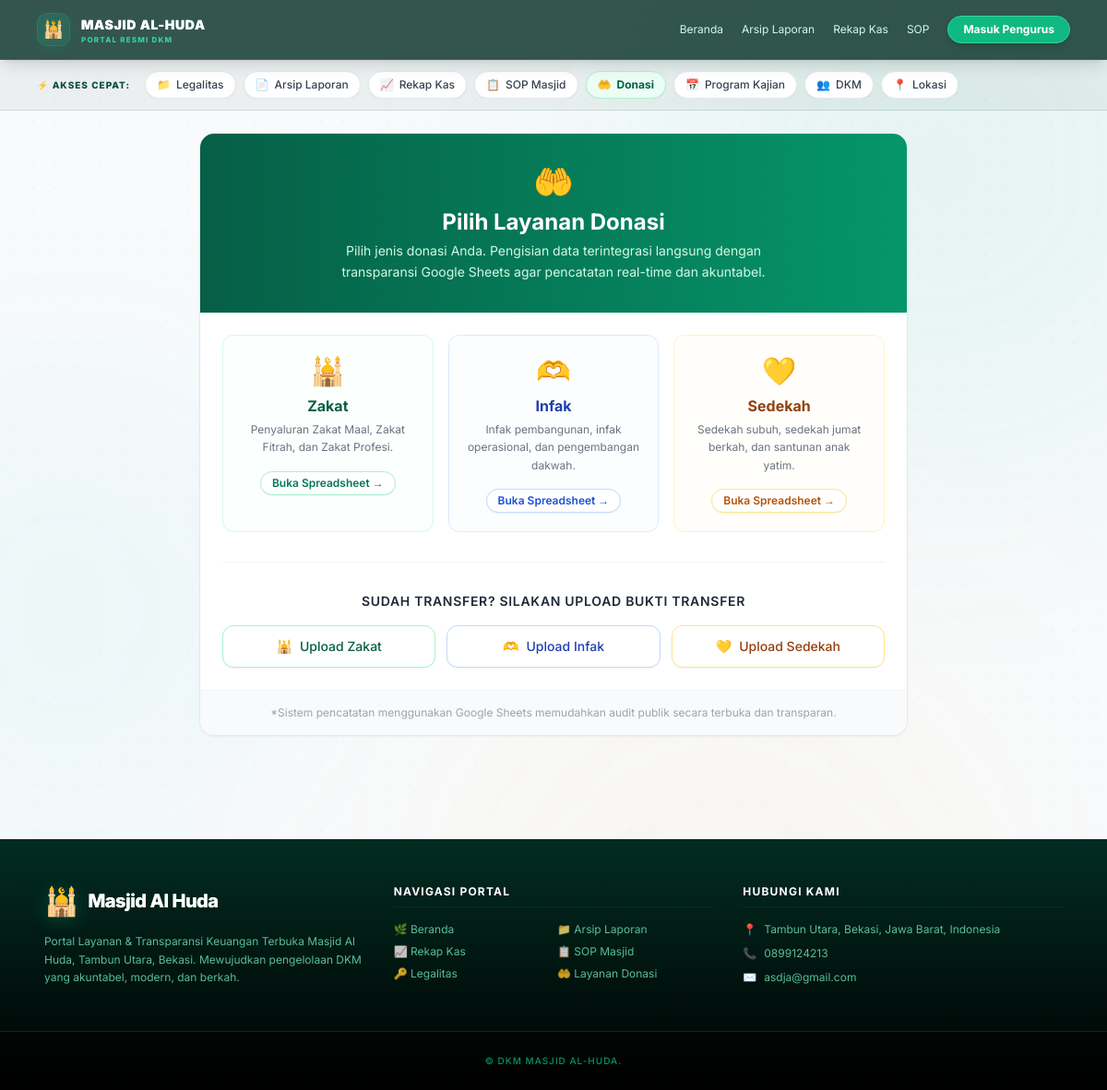
/donasi/, run on the app's committed database.
### core/models.py (models this page shows, shortened)
class Mosque(models.Model):
    name = models.CharField('Nama Masjid', max_length=120)
    address = models.TextField('Alamat', blank=True)
    city = models.CharField('Kota/Kab', max_length=80, blank=True)
    province = models.CharField('Provinsi', max_length=80, blank=True)
    established_date = models.DateField('Tanggal Berdiri', null=True, blank=True)
    land_status = models.CharField('Status Tanah', max_length=120, blank=True)
    deed_number = models.CharField('No. Akta/Surat Wakaf', max_length=120, blank=True)
    npwp = models.CharField('NPWP', max_length=32, blank=True)
    bank_name = models.CharField('Bank Utama', max_length=80, blank=True)
    bank_account = models.CharField('No. Rekening', max_length=80, blank=True)
    website = models.URLField('Website', blank=True)
    logo_url = models.URLField('URL Logo', blank=True)
    about = models.TextField('Tentang Masjid', blank=True)
    contact_phone = models.CharField('Nomor Kontak (WA/Telp)', max_length=50, blank=True)
    email = models.EmailField('Email Resmi', blank=True, null=True)

### core/views.py (the view)
# urls.py: path('donasi/', views.donation_page, name='donation_page'),
def donation_page(request):
    mosque = Mosque.objects.first()
    zakat_url   = "https://docs.google.com/spreadsheets/d/1sWExzhxIwx3Yv4aowGmoQgKQEtO1Va-qAx5w2d_bOCI/edit?gid=0#gid=0"
    infaq_url   = "https://docs.google.com/spreadsheets/d/1Jr7eMjkGvjz2_pMermi2dTpf0i5yPdQIRTfNkyJZ6Rg/edit?gid=0#gid=0"
    sedekah_url = "https://docs.google.com/spreadsheets/d/1GTRhI_qnL-7WYb1BjOCf7_w-xyNAsDar1sVmqGan57Q/edit?gid=0#gid=0"
    return render(request, "public/donasi.html", {
        'mosque': mosque,
        'zakat_url': zakat_url,
        'infaq_url': infaq_url,
        'sedekah_url': sedekah_url,
    })

### core/templates/public/donasi.html (shortened to what this page needs)
{% extends 'base.html' %}
{% block content %}
<div class="max-w-3xl mx-auto">
  <div class="bg-white rounded-2xl border border-gray-200 shadow-sm overflow-hidden mb-6">
    <div class="bg-gradient-to-r from-emerald-800 to-emerald-600 px-6 py-8 text-center text-white">
      <div class="text-4xl mb-2">🤲</div>
      <h1 class="text-2xl font-bold">Pilih Layanan Donasi</h1>
      <p class="text-emerald-100 text-sm mt-1 max-w-lg mx-auto leading-relaxed">
        Pilih jenis donasi Anda. Pengisian data terintegrasi langsung dengan transparansi Google Sheets agar pencatatan real-time dan akuntabel.
      </p>
    </div>
    <div class="p-6">
      <div class="grid md:grid-cols-3 gap-4">
        <a href="{{ zakat_url }}" target="_blank"
           class="link-card border border-emerald-100 rounded-xl p-5 text-center bg-emerald-50/20 hover:bg-emerald-50 transition block">
          <div class="text-3xl mb-2">🕌</div>
          <h2 class="font-bold text-emerald-800 text-base">Zakat</h2>
          <p class="text-xs text-gray-500 mt-1 leading-relaxed">Penyaluran Zakat Maal, Zakat Fitrah, dan Zakat Profesi.</p>
          <span class="inline-block mt-4 text-xs font-semibold text-emerald-700 bg-white border border-emerald-200 px-3 py-1 rounded-full shadow-sm">
            Buka Spreadsheet →
          </span>
        </a>
        <a href="{{ infaq_url }}" target="_blank"
           class="link-card border border-blue-100 rounded-xl p-5 text-center bg-blue-50/20 hover:bg-blue-50 transition block">
          <div class="text-3xl mb-2">🫶</div>
          <h2 class="font-bold text-blue-800 text-base">Infak</h2>
          <p class="text-xs text-gray-500 mt-1 leading-relaxed">Infak pembangunan, infak operasional, dan pengembangan dakwah.</p>
          <span class="inline-block mt-4 text-xs font-semibold text-blue-700 bg-white border border-blue-200 px-3 py-1 rounded-full shadow-sm">
            Buka Spreadsheet →
          </span>
        </a>
        <a href="{{ sedekah_url }}" target="_blank"
           class="link-card border border-amber-100 rounded-xl p-5 text-center bg-amber-50/20 hover:bg-amber-50 transition block">
          <div class="text-3xl mb-2">💛</div>
          <h2 class="font-bold text-amber-800 text-base">Sedekah</h2>
          <p class="text-xs text-gray-500 mt-1 leading-relaxed">Sedekah subuh, sedekah jumat berkah, dan santunan anak yatim.</p>
          <span class="inline-block mt-4 text-xs font-semibold text-amber-700 bg-white border border-amber-200 px-3 py-1 rounded-full shadow-sm">
            Buka Spreadsheet →
          </span>
        </a>
      </div>
      <hr class="my-8 border-gray-100">
      <div>
        <h3 class="text-sm font-semibold text-gray-800 uppercase tracking-wider mb-4 text-center">
          Sudah transfer? Silakan Upload Bukti Transfer
        </h3>
        <div class="grid sm:grid-cols-3 gap-3">
          <a href="{% url 'donation_proof_upload' 'zakat' %}"
             class="flex items-center justify-center gap-2 px-4 py-3 border border-emerald-200 rounded-xl hover:bg-emerald-50 text-sm font-medium text-emerald-800 bg-white transition shadow-sm">
            <span>🕌</span> Upload Zakat
          </a>
          <a href="{% url 'donation_proof_upload' 'infaq' %}"
             class="flex items-center justify-center gap-2 px-4 py-3 border border-blue-200 rounded-xl hover:bg-blue-50 text-sm font-medium text-blue-800 bg-white transition shadow-sm">
            <span>🫶</span> Upload Infak
          </a>
          <a href="{% url 'donation_proof_upload' 'sedekah' %}"
             class="flex items-center justify-center gap-2 px-4 py-3 border border-amber-200 rounded-xl hover:bg-amber-50 text-sm font-medium text-amber-800 bg-white transition shadow-sm">
            <span>💛</span> Upload Sedekah
          </a>
        </div>
      </div>
    </div>
    <div class="bg-gray-50 px-6 py-4 border-t border-gray-100 text-center text-xs text-gray-400">
      *Sistem pencatatan menggunakan Google Sheets memudahkan audit publik secara terbuka dan transparan.
    </div>
  </div>
</div>
{% endblock %}

### core/templates/base.html (shortened to what this page needs)
<!doctype html>
<html lang="id">
<head>
  <script src="https://cdn.tailwindcss.com"></script>
</head>
<body class="bg-slate-50 text-gray-800 min-h-screen relative overflow-x-hidden">
  <div class="fixed inset-0 pointer-events-none -z-50 overflow-hidden select-none">
    <div class="absolute top-[35%] -left-[15%] w-[500px] h-[500px] rounded-full bg-teal-500/5 blur-[120px] animate-pulse" style="animation-duration: 12s;"></div>
    <div class="absolute -bottom-[10%] right-[10%] w-[600px] h-[600px] rounded-full bg-amber-500/5 blur-[150px] animate-pulse" style="animation-duration: 10s;"></div>
  </div>
  <header class="bg-emerald-950/80 backdrop-blur-md border-b border-emerald-500/20 text-white shadow-lg sticky top-0 z-50">
    <div class="max-w-6xl mx-auto px-4 py-3.5 flex items-center justify-between gap-4">
      <a href="{% url 'home' %}" class="group flex items-center gap-3 shrink-0 text-white transition duration-200">
        <div class="w-9 h-9 rounded-xl bg-gradient-to-br from-emerald-400/10 to-teal-500/10 border border-emerald-400/20 flex items-center justify-center shadow-[0_4px_15px_rgba(16,185,129,0.1)] relative overflow-hidden group-hover:border-emerald-400/40 group-hover:shadow-[0_4px_20px_rgba(16,185,129,0.2)] transition duration-300">
          <div class="absolute inset-0 bg-emerald-500/10 blur-sm pointer-events-none"></div>
          <span class="text-lg relative z-10 select-none transform group-hover:scale-110 transition duration-300">🕌</span>
        </div>
        <div class="flex flex-col leading-none">
          <span class="text-sm font-black tracking-wider text-white uppercase bg-gradient-to-r from-white via-emerald-100 to-emerald-300 bg-clip-text text-transparent group-hover:from-white group-hover:to-emerald-200 transition duration-300">{{ mosque.name|default:"Masjid Al Huda" }}</span>
          <span class="text-[8px] font-extrabold tracking-[0.15em] text-emerald-400 uppercase mt-0.5">Portal Resmi DKM</span>
        </div>
      </a>
      <nav class="ml-auto text-xs hidden md:flex items-center gap-5">
        <a class="hover:text-emerald-300 py-1 transition duration-200 {% if request.path == '/' %}text-emerald-400 font-bold border-b-2 border-emerald-400{% else %}text-emerald-100{% endif %}"
           href="{% url 'home' %}">Beranda</a>
        <a class="hover:text-emerald-300 py-1 transition duration-200 {% if '/arsip/' in request.path %}text-emerald-400 font-bold border-b-2 border-emerald-400{% else %}text-emerald-100{% endif %}"
           href="{% url 'report_archive' %}">Arsip Laporan</a>
        <a class="hover:text-emerald-300 py-1 transition duration-200 {% if '/rekap-kas' in request.path %}text-emerald-400 font-bold border-b-2 border-emerald-400{% else %}text-emerald-100{% endif %}"
           href="{% url 'cashflow_public' %}">Rekap Kas</a>
        <a class="hover:text-emerald-300 py-1 transition duration-200 {% if '/sop' in request.path %}text-emerald-400 font-bold border-b-2 border-emerald-400{% else %}text-emerald-100{% endif %}"
           href="{% url 'sop_public' %}">SOP</a>
        {% if request.user.is_authenticated %}
          <span class="text-emerald-500/50">|</span>
          <a class="hover:text-emerald-300 py-1 transition duration-200 {% if '/dashboard' in request.path %}text-emerald-400 font-bold border-b-2 border-emerald-400{% else %}text-emerald-100{% endif %}"
              href="{% url 'dashboard' %}">Panel</a>
          <span class="text-emerald-200/80 text-[10px] bg-emerald-500/10 border border-emerald-500/20 px-2 py-0.5 rounded-full">Halo, <span class="font-bold text-emerald-400">{{ request.user.username }}</span></span>
          <a class="bg-red-500/20 hover:bg-red-600 border border-red-500/30 hover:border-red-600 px-3 py-1 rounded-full text-[10px] font-bold uppercase tracking-wider transition shadow-sm"
              href="{% url 'logout' %}">Keluar</a>
        {% else %}
          <a class="bg-emerald-500 hover:bg-emerald-600 border border-emerald-400 hover:border-emerald-500 px-4 py-1.5 rounded-full text-xs font-bold transition shadow-md shadow-emerald-950/20"
             href="{% url 'login' %}">Masuk Pengurus</a>
        {% endif %}
      </nav>
    </div>
  </header>
  {% if request.path != '/' and request.path != '/home' and request.path != '/home/' %}
  <section class="bg-emerald-950/5 border-b border-emerald-950/10 animate-fade-in">
    <div class="max-w-6xl mx-auto px-4 py-3">
      <div class="flex items-center gap-2 text-xs overflow-x-auto no-scrollbar scroll-smooth whitespace-nowrap">
        <span class="text-[10px] font-extrabold text-emerald-900 uppercase tracking-widest mr-2 shrink-0 hidden sm:inline-block">⚡ Akses Cepat:</span>
        <a href="{% url 'legalitas_public' %}"
           class="inline-flex items-center gap-1.5 px-3 py-1.5 bg-white hover:bg-emerald-50 border border-gray-200 hover:border-emerald-300 rounded-full transition shadow-sm hover:shadow text-gray-700 font-medium">
          <span>📁</span> Legalitas
        </a>
        <a href="{% url 'report_archive' %}"
           class="inline-flex items-center gap-1.5 px-3 py-1.5 bg-white hover:bg-emerald-50 border border-gray-200 hover:border-emerald-300 rounded-full transition shadow-sm hover:shadow text-gray-700 font-medium">
          <span>📄</span> Arsip Laporan
        </a>
        <a href="{% url 'cashflow_public' %}"
           class="inline-flex items-center gap-1.5 px-3 py-1.5 bg-white hover:bg-emerald-50 border border-gray-200 hover:border-emerald-300 rounded-full transition shadow-sm hover:shadow text-gray-700 font-medium">
          <span>📈</span> Rekap Kas
        </a>
        <a href="{% url 'sop_public' %}"
           class="inline-flex items-center gap-1.5 px-3 py-1.5 bg-white hover:bg-emerald-50 border border-gray-200 hover:border-emerald-300 rounded-full transition shadow-sm hover:shadow text-gray-700 font-medium">
          <span>📋</span> SOP Masjid
        </a>
        <a href="{% url 'donation_page' %}"
           class="inline-flex items-center gap-1.5 px-3 py-1.5 bg-emerald-50 hover:bg-emerald-100 border border-emerald-200 rounded-full transition shadow-sm hover:shadow text-emerald-800 font-bold">
          <span>🤲</span> Donasi
        </a>
        <a href="{% url 'home' %}#program"
           class="inline-flex items-center gap-1.5 px-3 py-1.5 bg-white hover:bg-emerald-50 border border-gray-200 hover:border-emerald-300 rounded-full transition shadow-sm hover:shadow text-gray-700 font-medium">
          <span>📅</span> Program Kajian
        </a>
        <a href="{% url 'home' %}#pengurus"
           class="inline-flex items-center gap-1.5 px-3 py-1.5 bg-white hover:bg-emerald-50 border border-gray-200 hover:border-emerald-300 rounded-full transition shadow-sm hover:shadow text-gray-700 font-medium">
          <span>👥</span> DKM
        </a>
        <a href="{% url 'home' %}#kontak"
           class="inline-flex items-center gap-1.5 px-3 py-1.5 bg-white hover:bg-emerald-50 border border-gray-200 hover:border-emerald-300 rounded-full transition shadow-sm hover:shadow text-gray-700 font-medium">
          <span>📍</span> Lokasi
        </a>
      </div>
    </div>
  </section>
  {% endif %}
  <main class="max-w-6xl mx-auto px-4 py-6">
    {% block content %}{% endblock %}
  </main>
  <footer class="mt-16 bg-gradient-to-b from-emerald-950 to-black text-emerald-100 border-t border-emerald-500/20">
    <div class="max-w-6xl mx-auto px-6 py-12 grid md:grid-cols-3 gap-8">
      <div>
        <div class="flex items-center gap-2.5 mb-4">
          <span class="text-3xl drop-shadow-[0_2px_10px_rgba(16,185,129,0.3)]">🕌</span>
          <span class="font-extrabold text-white text-xl tracking-tight bg-gradient-to-r from-emerald-50 to-emerald-300 bg-clip-text text-transparent">Masjid Al Huda</span>
        </div>
        <p class="text-xs text-emerald-300/80 leading-relaxed max-w-sm">
          Portal Layanan & Transparansi Keuangan Terbuka Masjid Al Huda, Tambun Utara, Bekasi. Mewujudkan pengelolaan DKM yang akuntabel, modern, dan berkah.
        </p>
      </div>
      <div>
        <h3 class="font-bold text-white mb-4 text-xs uppercase tracking-widest border-b border-emerald-500/10 pb-2">Navigasi Portal</h3>
        <ul class="grid grid-cols-2 gap-2 text-xs text-emerald-300/80">
          <li><a href="{% url 'home' %}" class="hover:text-emerald-400 transition flex items-center gap-1">🌿 Beranda</a></li>
          <li><a href="{% url 'report_archive' %}" class="hover:text-emerald-400 transition flex items-center gap-1">📁 Arsip Laporan</a></li>
          <li><a href="{% url 'cashflow_public' %}" class="hover:text-emerald-400 transition flex items-center gap-1">📈 Rekap Kas</a></li>
          <li><a href="{% url 'sop_public' %}" class="hover:text-emerald-400 transition flex items-center gap-1">📋 SOP Masjid</a></li>
          <li><a href="{% url 'legalitas_public' %}" class="hover:text-emerald-400 transition flex items-center gap-1">🔑 Legalitas</a></li>
          <li><a href="{% url 'donation_page' %}" class="hover:text-emerald-400 transition flex items-center gap-1">🤲 Layanan Donasi</a></li>
        </ul>
      </div>
      <div>
        <h3 class="font-bold text-white mb-4 text-xs uppercase tracking-widest border-b border-emerald-500/10 pb-2">Hubungi Kami</h3>
        <ul class="space-y-2.5 text-xs text-emerald-300/80">
          <li class="flex items-start gap-2">
            <span class="text-emerald-400 shrink-0">📍</span>
            <span>Tambun Utara, Bekasi, Jawa Barat, Indonesia</span>
          </li>
          {% if mosque.contact_phone %}
          <li class="flex items-center gap-2">
            <span class="text-emerald-400 shrink-0">📞</span>
            <span>{{ mosque.contact_phone }}</span>
          </li>
          {% endif %}
          {% if mosque.email %}
          <li class="flex items-center gap-2">
            <span class="text-emerald-400 shrink-0">✉️</span>
            <span>{{ mosque.email }}</span>
          </li>
          {% endif %}
        </ul>
      </div>
    </div>
    <div class="border-t border-emerald-950 py-6 text-center text-[10px] font-medium text-emerald-600 uppercase tracking-widest bg-black/40">
      © {{ now|date:"Y" }} DKM {{ mosque.name|default:"Masjid Al Huda" }}.
    </div>
  </footer>
</body>
</html>

### core/templates/base.html (style rules this page uses)
*, body { font-family: 'Inter', system-ui, sans-serif; }
a, button { transition: all .18s ease; }
.link-card { transition: transform .2s ease, box-shadow .2s ease; }

### data on the page
Mosque: name "MASJID AL-HUDA", contact_phone "0899124213", email "asdja@gmail.com"
